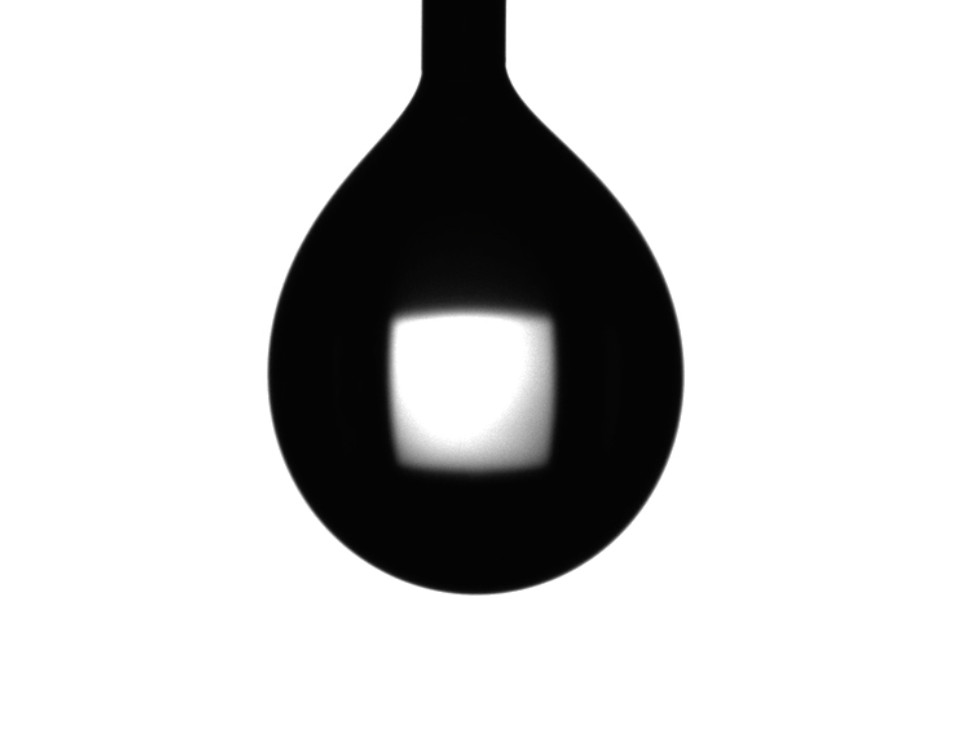
#> input picture droplets/H2O_PendantDrop_shifted.jpg, 953 x 736 px
$ python pendantDrop_justImages.py droplets/H2O_PendantDrop_shifted.jpg   (Python 2 division)
#> lines starting #> are read from the running program, lines starting #| are printed output that depends on the picture; after the words box and inside, x2 and y2 are one past the last pixel; in counts of white or black regions, pixels touching at a corner belong together
import cv2
from numpy import *
from matplotlib     import pyplot as plt, cm, colors
from scipy      	import optimize
import sys

BLACK = (0, 0, 0)
imageFile = sys.argv[1]
img = cv2.imread(imageFile)
#> img is the input picture: shape (736, 953, 3); mean B, G, R 203.8, 203.8, 203.8

# get height and width of droplet, then get centroid
# if the image has been centered between the ritcle, the
# centroid ought to be half the width and height
h, w = img.shape[0:2]
#> h = 736; w = 953
c1, c2 = w/2, h/2
#> c1 = 476; c2 = 368

# draw a large black circle in the center of the image to
# block out any reflections in the droplet
cv2.circle(img, (c1, c2), w/6, BLACK, thickness=-1)
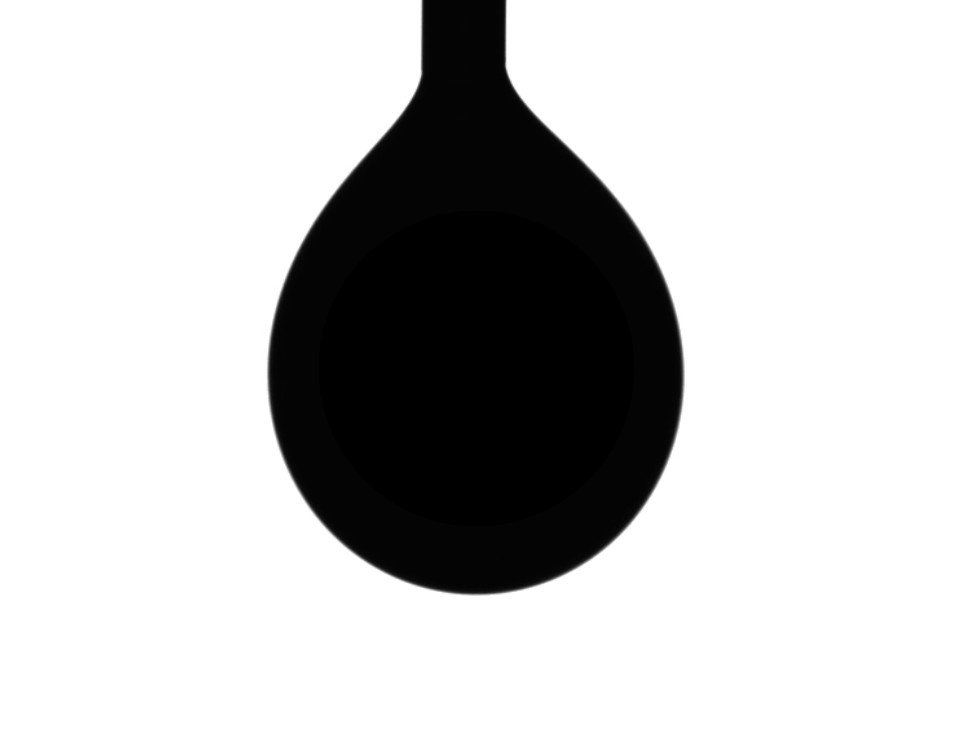
#> img: shape (736, 953, 3); 11.18% of pixels changed, all inside (x1, y1, x2, y2) = (318, 210, 635, 527)
cv2.imwrite('output/droplet_filled.jpg', img)

threshold_low  = 20
threshold_high = 225

# pull out edges of the entire droplet
ret,dropletFull = cv2.threshold(img,threshold_low,threshold_high,cv2.THRESH_BINARY)
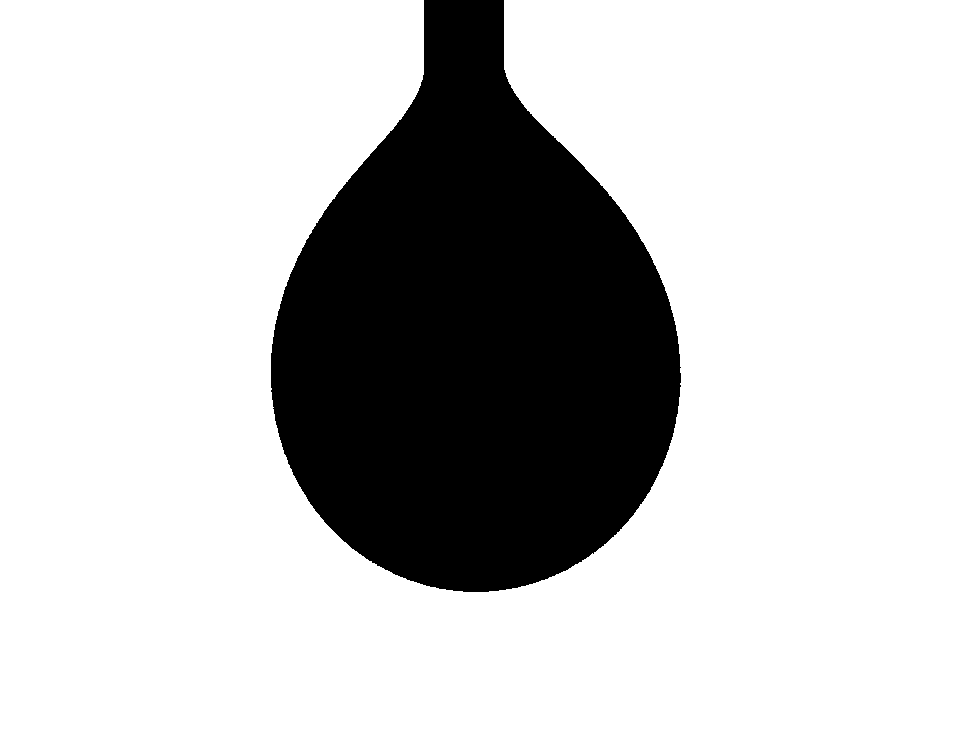
#> dropletFull: shape (736, 953, 3); values 0 (black) and 225 (white), 76.9% white; 1 black region, box (x1, y1, x2, y2) and area: (271, 0, 681, 592) 161792
#> ret = 20
fullEdges = cv2.Canny(dropletFull, 30, 80)
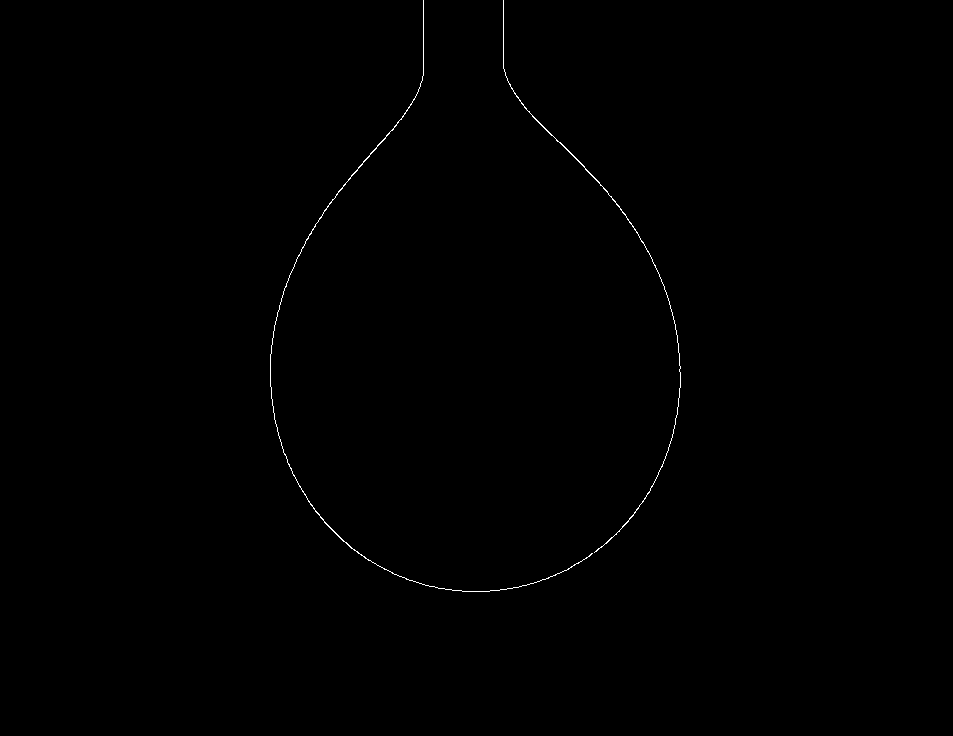
#> fullEdges: shape (736, 953); 0.23% white in thin lines or dots, all inside (x1, y1, x2, y2) = (270, 0, 681, 592)
dropletFull[fullEdges != 0] = (0, 255, 0)
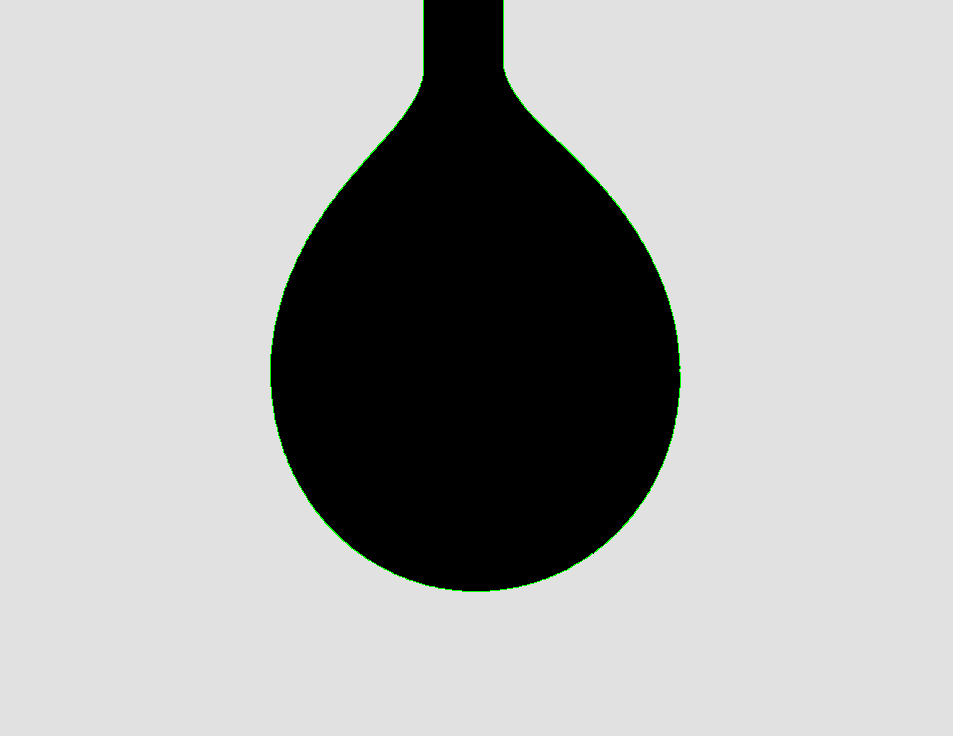
#> dropletFull: shape (736, 953, 3); 0.23% of pixels changed, all inside (x1, y1, x2, y2) = (270, 0, 681, 592)
cv2.imwrite('output/droplet_filled_threshold_'+str(threshold_low)+'.jpg', dropletFull)
cv2.imwrite('output/droplet_filled_edges_'+str(threshold_low)+'.jpg', fullEdges)


# Pull out just the bottom of the droplet in order to find the radius of curvature
r1 = 300
x1, x2 = c1-r1, c1+r1
#> x1 = 176; x2 = 776
y1, y2 = c2, c2+r1
#> y1 = 368; y2 = 668
dropletBottom = img[y1:y2, x1:x2]
ret,dropletBottom = cv2.threshold(dropletBottom,threshold_low,threshold_high,cv2.THRESH_BINARY)
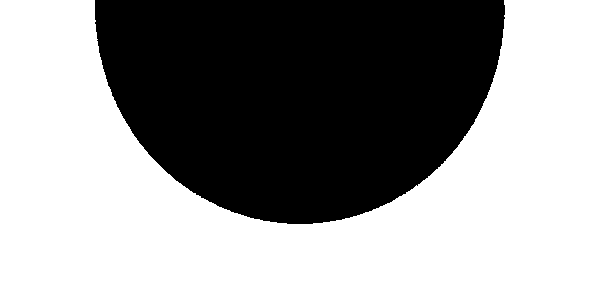
#> dropletBottom: shape (300, 600, 3); values 0 (black) and 225 (white), 59.6% white; 1 black region, box (x1, y1, x2, y2) and area: (95, 0, 505, 224) 72760
edges = cv2.Canny(dropletBottom, 30, 80)
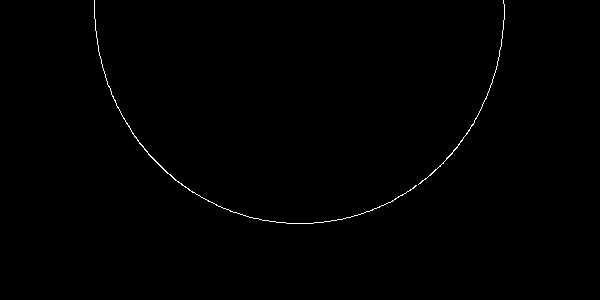
#> edges: shape (300, 600); 0.39% white in thin lines or dots, all inside (x1, y1, x2, y2) = (94, 0, 505, 224)
dropletBottom[edges != 0] = (0, 255, 0)
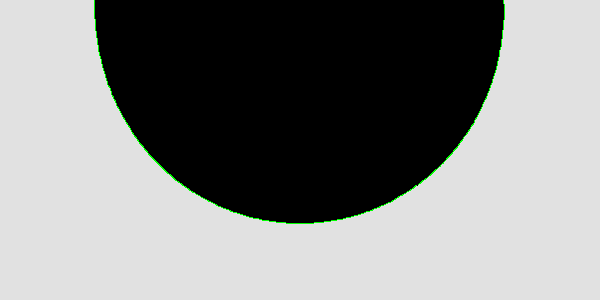
#> dropletBottom: shape (300, 600, 3); 0.39% of pixels changed, all inside (x1, y1, x2, y2) = (94, 0, 505, 224)

cv2.imwrite('output/droplet_bottom_filled.jpg_'+str(threshold_low)+'.jpg', dropletBottom)
cv2.imwrite('output/droplet_bottom_filled_edges_'+str(threshold_low)+'.jpg',edges)
# save('output/edges',edges)
# ========================================================

$ run again, on droplets/Hexadecane_shifted.jpg
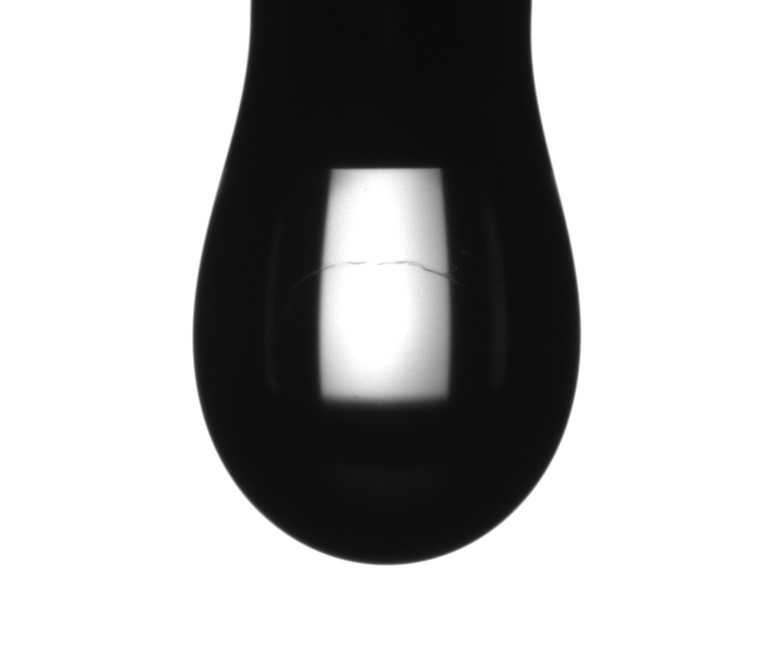
#> input picture droplets/Hexadecane_shifted.jpg, 780 x 660 px
#> img is the input picture: shape (660, 780, 3); min 10, max 255, mean 182.3
#> img: shape (660, 780, 3); 10.31% of pixels changed, all inside (x1, y1, x2, y2) = (260, 200, 521, 461)
#> ret = 20
#> fullEdges: shape (660, 780); 0.4% white in thin lines or dots, all inside (x1, y1, x2, y2) = (201, 0, 573, 557)
#> `dropletFull[fullEdges != 0] = (0, 255, 0)`:
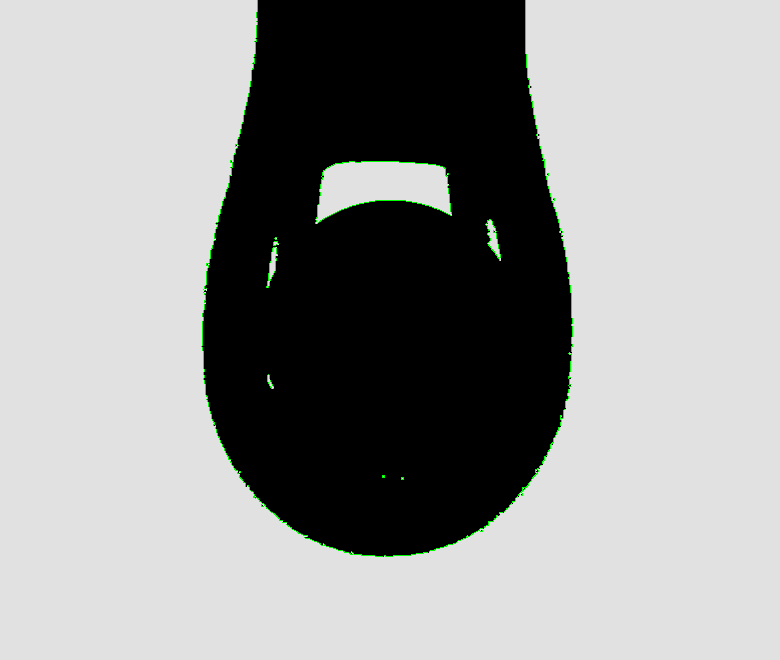
#> dropletFull: shape (660, 780, 3); mean B, G, R 152.2, 153.2, 152.2
#> edges: shape (300, 600); 0.43% white in thin lines or dots, all inside (x1, y1, x2, y2) = (111, 0, 483, 227)
#> `dropletBottom[edges != 0] = (0, 255, 0)`:
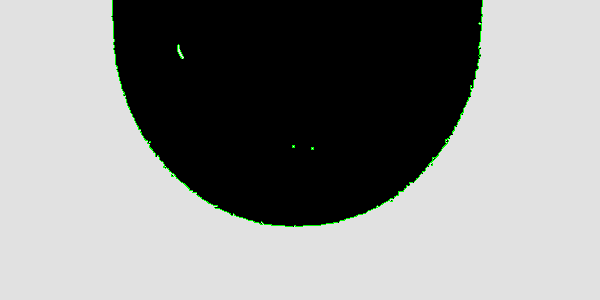
#> dropletBottom: shape (300, 600, 3); mean B, G, R 140.1, 141.1, 140.1

$ run again, on droplets/droplet.jpg
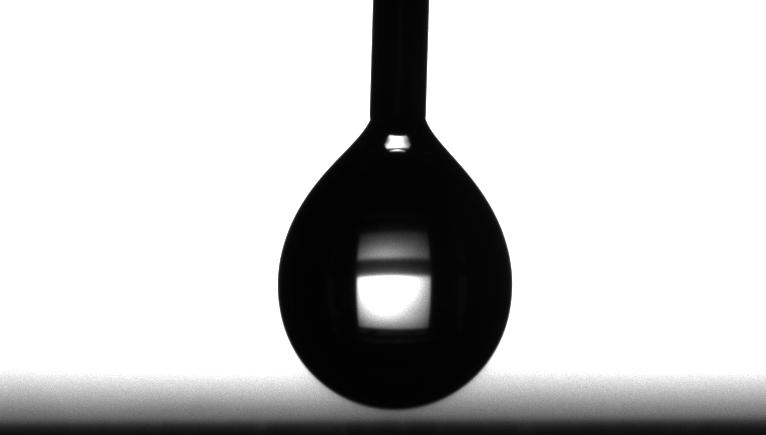
#> input picture droplets/droplet.jpg, 766 x 435 px
#> img is the input picture: shape (435, 766, 3); min 0, max 255, mean 199.3
#> img: shape (435, 766, 3); 15.17% of pixels changed, all inside (x1, y1, x2, y2) = (256, 90, 511, 345)
#> `ret,dropletFull = cv2.threshold(img,threshold_low,threshold_high,cv2.T..`:
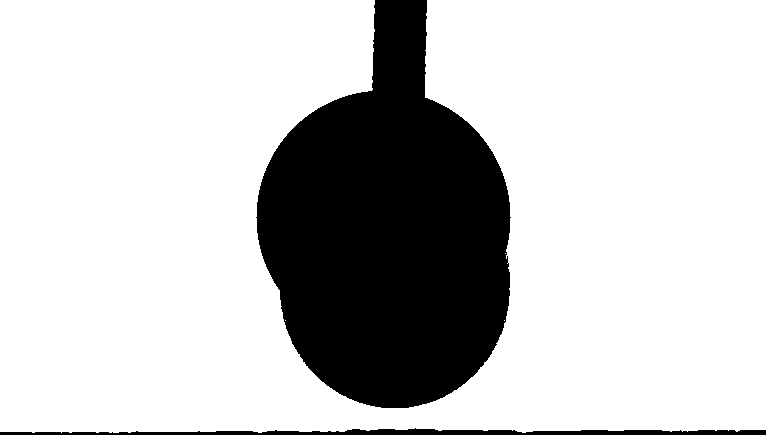
#> dropletFull: shape (435, 766, 3); values 0 (black) and 225 (white), 78.3% white; 2 black regions, box (x1, y1, x2, y2) and area: (256, 0, 511, 408) 69170, (0, 428, 766, 435) 3089
#> ret = 20
#> fullEdges: shape (435, 766); 0.56% white in thin lines or dots
#> edges: shape (218, 600); 0.88% white in thin lines or dots
#> `dropletBottom[edges != 0] = (0, 255, 0)`:
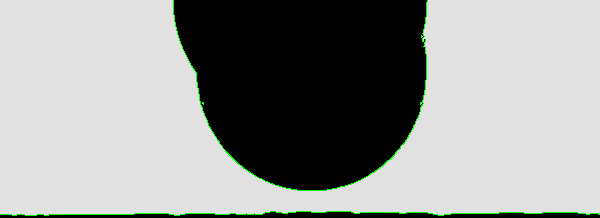
#> dropletBottom: shape (218, 600, 3); mean B, G, R 152.1, 154.3, 152.1

$ run again, on droplets/droplet_shifted.jpg
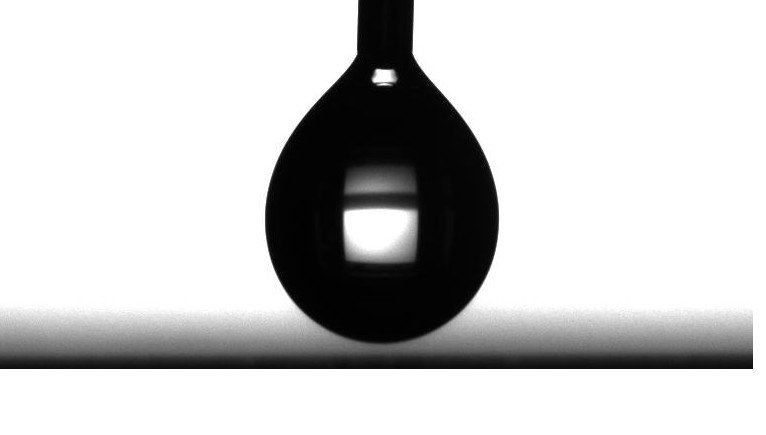
#> input picture droplets/droplet_shifted.jpg, 766 x 435 px
#> img is the input picture: shape (435, 766, 3); min 0, max 255, mean 202.3
#> img: shape (435, 766, 3); 15.17% of pixels changed, all inside (x1, y1, x2, y2) = (256, 90, 511, 345)
#> ret = 20
#> fullEdges: shape (435, 766); 0.77% white in thin lines or dots, all inside (x1, y1, x2, y2) = (0, 0, 753, 369)
#> edges: shape (218, 600); 1.2% white in thin lines or dots, all inside (x1, y1, x2, y2) = (0, 0, 600, 152)
#> `dropletBottom[edges != 0] = (0, 255, 0)`:
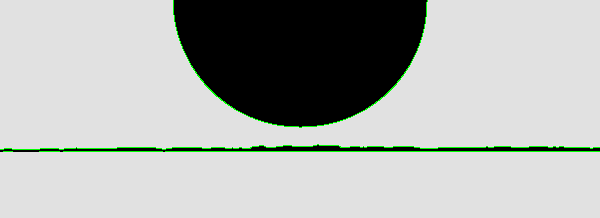
#> dropletBottom: shape (218, 600, 3); mean B, G, R 175.8, 178.9, 175.8
